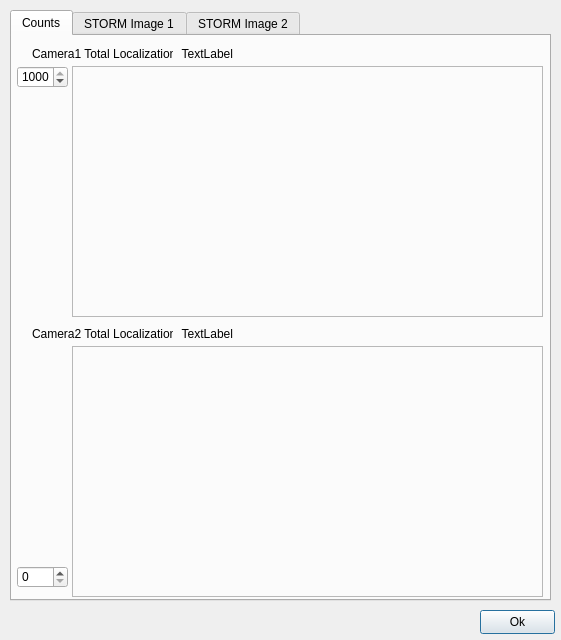
<?xml version="1.0" encoding="UTF-8"?>
<ui version="4.0">
 <class>Dialog</class>
 <widget class="QDialog" name="Dialog">
  <property name="geometry">
   <rect>
    <x>0</x>
    <y>0</y>
    <width>561</width>
    <height>640</height>
   </rect>
  </property>
  <property name="sizePolicy">
   <sizepolicy hsizetype="Fixed" vsizetype="Fixed">
    <horstretch>0</horstretch>
    <verstretch>0</verstretch>
   </sizepolicy>
  </property>
  <property name="minimumSize">
   <size>
    <width>561</width>
    <height>640</height>
   </size>
  </property>
  <property name="maximumSize">
   <size>
    <width>561</width>
    <height>640</height>
   </size>
  </property>
  <property name="windowTitle">
   <string>HAL-4000 Spot Counter</string>
  </property>
  <widget class="QPushButton" name="okButton">
   <property name="geometry">
    <rect>
     <x>480</x>
     <y>610</y>
     <width>75</width>
     <height>24</height>
    </rect>
   </property>
   <property name="text">
    <string>Ok</string>
   </property>
  </widget>
  <widget class="QTabWidget" name="tabWidget">
   <property name="geometry">
    <rect>
     <x>10</x>
     <y>10</y>
     <width>541</width>
     <height>591</height>
    </rect>
   </property>
   <property name="currentIndex">
    <number>0</number>
   </property>
   <widget class="QWidget" name="countsTab">
    <attribute name="title">
     <string>Counts</string>
    </attribute>
    <widget class="QFrame" name="graphFrame">
     <property name="geometry">
      <rect>
       <x>60</x>
       <y>30</y>
       <width>471</width>
       <height>251</height>
      </rect>
     </property>
     <property name="frameShape">
      <enum>QFrame::StyledPanel</enum>
     </property>
     <property name="frameShadow">
      <enum>QFrame::Sunken</enum>
     </property>
    </widget>
    <widget class="QLabel" name="countsText1">
     <property name="geometry">
      <rect>
       <x>20</x>
       <y>10</y>
       <width>141</width>
       <height>16</height>
      </rect>
     </property>
     <property name="text">
      <string>Camera1 Total Localizations:</string>
     </property>
    </widget>
    <widget class="QLabel" name="countsLabel1">
     <property name="geometry">
      <rect>
       <x>160</x>
       <y>10</y>
       <width>61</width>
       <height>16</height>
      </rect>
     </property>
     <property name="text">
      <string>TextLabel</string>
     </property>
     <property name="alignment">
      <set>Qt::AlignRight|Qt::AlignTrailing|Qt::AlignVCenter</set>
     </property>
    </widget>
    <widget class="QSpinBox" name="minSpinBox">
     <property name="geometry">
      <rect>
       <x>5</x>
       <y>530</y>
       <width>51</width>
       <height>22</height>
      </rect>
     </property>
     <property name="maximum">
      <number>1000</number>
     </property>
     <property name="singleStep">
      <number>10</number>
     </property>
    </widget>
    <widget class="QSpinBox" name="maxSpinBox">
     <property name="geometry">
      <rect>
       <x>5</x>
       <y>30</y>
       <width>51</width>
       <height>22</height>
      </rect>
     </property>
     <property name="minimum">
      <number>10</number>
     </property>
     <property name="maximum">
      <number>1000</number>
     </property>
     <property name="singleStep">
      <number>10</number>
     </property>
     <property name="value">
      <number>1000</number>
     </property>
    </widget>
    <widget class="QFrame" name="graphFrame2">
     <property name="geometry">
      <rect>
       <x>60</x>
       <y>310</y>
       <width>471</width>
       <height>251</height>
      </rect>
     </property>
     <property name="frameShape">
      <enum>QFrame::StyledPanel</enum>
     </property>
     <property name="frameShadow">
      <enum>QFrame::Sunken</enum>
     </property>
    </widget>
    <widget class="QLabel" name="countsText3">
     <property name="geometry">
      <rect>
       <x>20</x>
       <y>290</y>
       <width>141</width>
       <height>16</height>
      </rect>
     </property>
     <property name="text">
      <string>Camera2 Total Localizations:</string>
     </property>
    </widget>
    <widget class="QLabel" name="countsLabel3">
     <property name="geometry">
      <rect>
       <x>160</x>
       <y>290</y>
       <width>61</width>
       <height>16</height>
      </rect>
     </property>
     <property name="text">
      <string>TextLabel</string>
     </property>
     <property name="alignment">
      <set>Qt::AlignRight|Qt::AlignTrailing|Qt::AlignVCenter</set>
     </property>
    </widget>
   </widget>
   <widget class="QWidget" name="imageTab">
    <attribute name="title">
     <string>STORM Image 1</string>
    </attribute>
    <widget class="QFrame" name="imageFrame">
     <property name="geometry">
      <rect>
       <x>10</x>
       <y>40</y>
       <width>516</width>
       <height>516</height>
      </rect>
     </property>
     <property name="frameShape">
      <enum>QFrame::StyledPanel</enum>
     </property>
     <property name="frameShadow">
      <enum>QFrame::Sunken</enum>
     </property>
    </widget>
    <widget class="QLabel" name="countsText2">
     <property name="geometry">
      <rect>
       <x>20</x>
       <y>10</y>
       <width>141</width>
       <height>16</height>
      </rect>
     </property>
     <property name="text">
      <string>Camera1 Total Localizations:</string>
     </property>
    </widget>
    <widget class="QLabel" name="countsLabel2">
     <property name="geometry">
      <rect>
       <x>160</x>
       <y>10</y>
       <width>61</width>
       <height>16</height>
      </rect>
     </property>
     <property name="text">
      <string>TextLabel</string>
     </property>
     <property name="alignment">
      <set>Qt::AlignRight|Qt::AlignTrailing|Qt::AlignVCenter</set>
     </property>
    </widget>
   </widget>
   <widget class="QWidget" name="imageTab2">
    <attribute name="title">
     <string>STORM Image 2</string>
    </attribute>
    <widget class="QLabel" name="countsLabel4">
     <property name="geometry">
      <rect>
       <x>160</x>
       <y>10</y>
       <width>61</width>
       <height>16</height>
      </rect>
     </property>
     <property name="text">
      <string>TextLabel</string>
     </property>
     <property name="alignment">
      <set>Qt::AlignRight|Qt::AlignTrailing|Qt::AlignVCenter</set>
     </property>
    </widget>
    <widget class="QFrame" name="imageFrame2">
     <property name="geometry">
      <rect>
       <x>10</x>
       <y>40</y>
       <width>516</width>
       <height>516</height>
      </rect>
     </property>
     <property name="frameShape">
      <enum>QFrame::StyledPanel</enum>
     </property>
     <property name="frameShadow">
      <enum>QFrame::Sunken</enum>
     </property>
    </widget>
    <widget class="QLabel" name="countsText4">
     <property name="geometry">
      <rect>
       <x>20</x>
       <y>10</y>
       <width>141</width>
       <height>16</height>
      </rect>
     </property>
     <property name="text">
      <string>Camera2 Total Localizations:</string>
     </property>
    </widget>
   </widget>
  </widget>
 </widget>
 <resources/>
 <connections/>
</ui>
